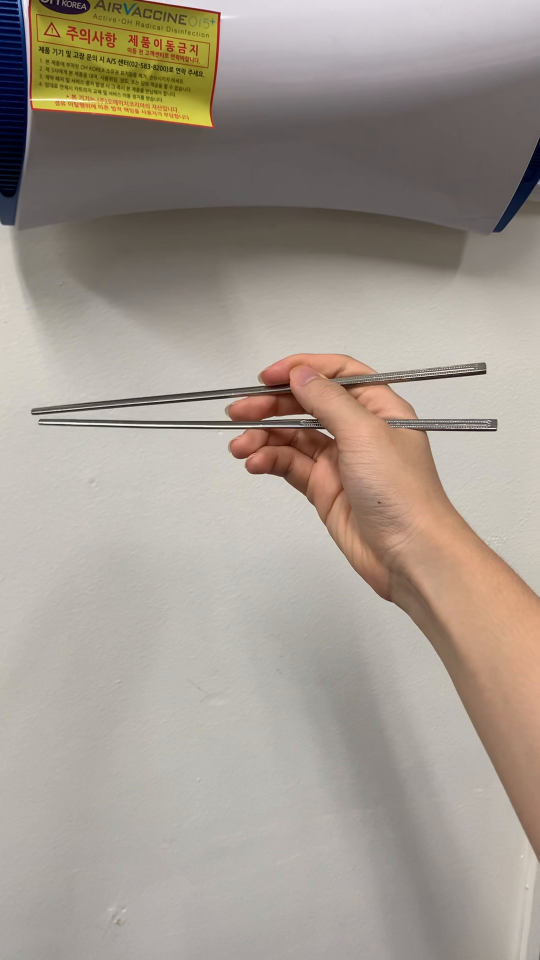
#> input picture frame 25 of src/iron03.mp4, 1080 x 1920 px, given in place of wood05.mp4, which was not available (shown at 1/2 size)
$ python chopstick_detection.py
#> lines starting #> are read from the running program, lines starting #| are printed output that depends on the picture; after the words box and inside, x2 and y2 are one past the last pixel; in counts of white or black regions, pixels touching at a corner belong together; pictures that were not available may be replaced by others from this repository, and a replacement may not be noted
import cv2 as cv
import numpy as np

cap = cv.VideoCapture("C:/Users/sinji/Desktop/firstick/src/wood05.mp4")
cnt = 1

# 젓가락 전체 길이와 젓가락 쥔 앞 부분 길이 확인해서 1/5 지점 이면 True를 출력하는 코드 >> 값 수정 + 1/5 지점에 점 찍는 것까지
while True :

    ret, frame = cap.read()
#> frame is the input picture: shape (1920, 1080, 3); mean B, G, R 143.3, 153.4, 163
    resize = cv.resize(frame, (0,0), fx = 0.5, fy = 0.5, interpolation = cv.INTER_AREA)
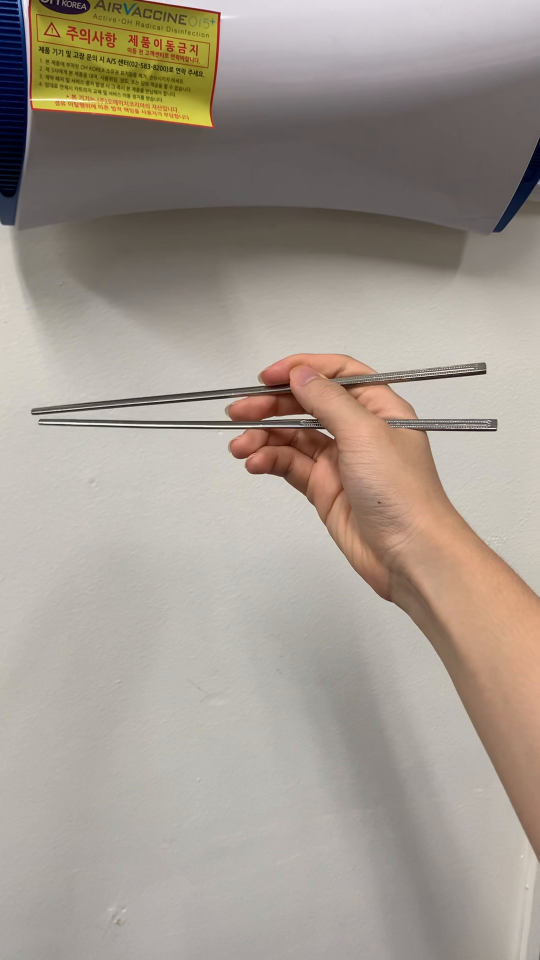
#> resize: shape (960, 540, 3); mean B, G, R 143.4, 153.6, 163.1

    dst = resize.copy()
    gray = cv.cvtColor(resize, cv.COLOR_BGR2GRAY)
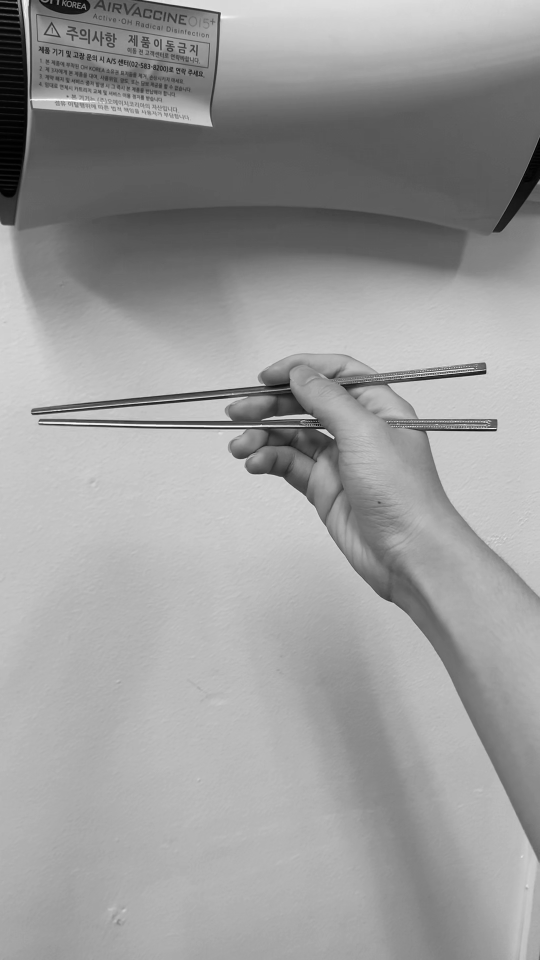
#> gray: shape (960, 540); min 0, max 255, mean 155.4
    blur = cv.GaussianBlur(gray, (3, 3), 0)
    blur_ = cv.GaussianBlur(gray, (3, 3), 0)
    canny = cv.Canny(blur, 800, 2000, apertureSize = 5, L2gradient = True)
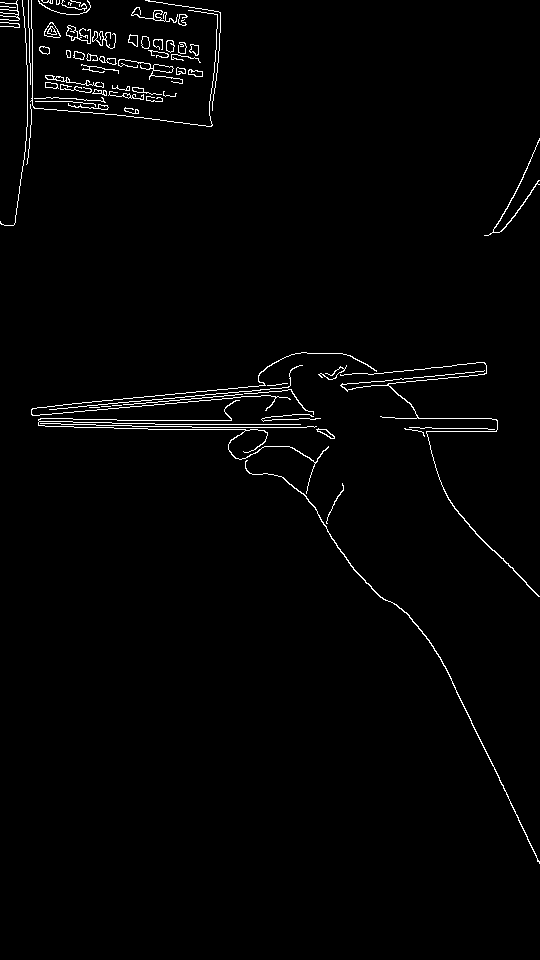
#> canny: shape (960, 540); 1.6% white in thin lines or dots
    canny_ = cv.Canny(blur_, 300, 1700, apertureSize = 5, L2gradient = True)
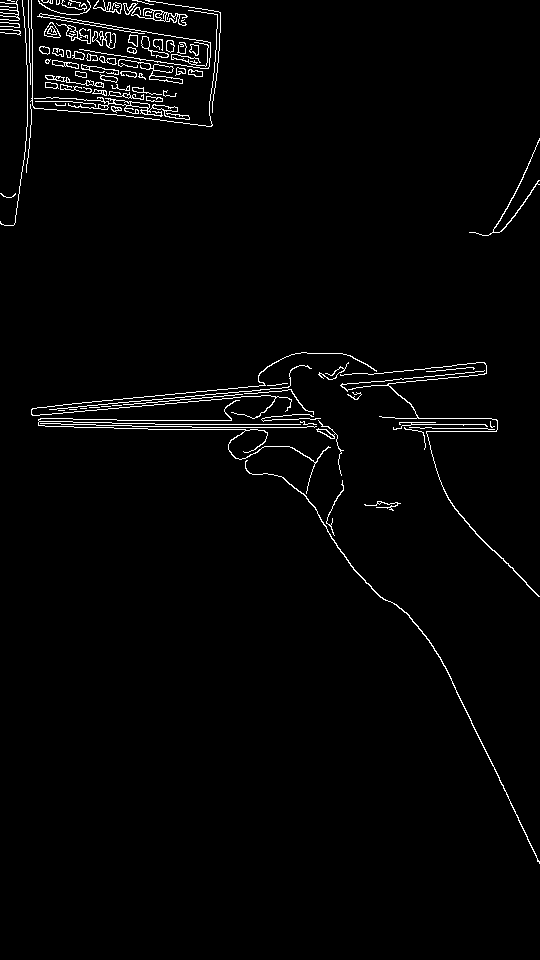
#> canny_: shape (960, 540); 2% white in thin lines or dots

    # 젓가락 전체
    line = cv.HoughLinesP(canny, 0.2, np.pi / 180 , 50, minLineLength = 400, maxLineGap = 150)
#> line = [[74, 427, 497, 427]]

    # 젓가락 일부
    lines = cv.HoughLinesP(canny_, 0.2, np.pi / 180, 50, minLineLength = 150, maxLineGap = 40)
#> lines = 20 rows, first 6: [155, 424, 322, 424], [117, 420, 271, 420], [133, 397, 296, 397], [3, 13, 220, 13], [5, 3, 167, 3], [144, 396, 295, 396]

    whole = 0
    part = 0

    a11, a12, a21, a22, b11, b12, b21, b22 = 0, 0, 0, 0, 0, 0, 0, 0

    # 젓가락 전체 출력 / 빨간색
    if line is not None :
        for i in line :
            (a11, b11, a12, b12) = i[0]
            if abs(b11 - b12) < 70 :
                cv.line(resize, (a11, b11), (a12, b12), (0, 0, 255), 2)
                whole = a12 - a11
#> this loop made 1 pass
#> (a11, b11, a12, b12, whole) on pass 1: (74, 427, 497, 427, 423)
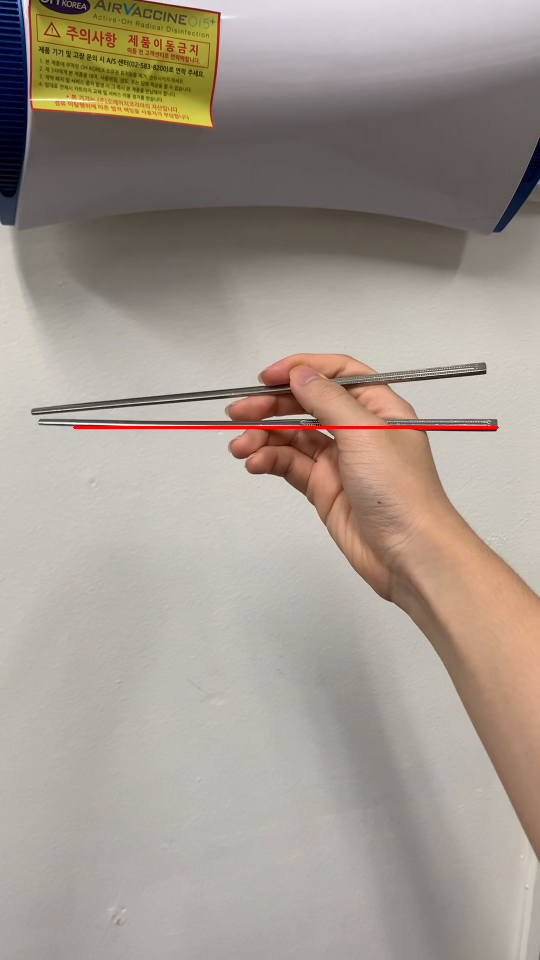
#> resize: shape (960, 540, 3); 0.25% of pixels changed, all inside (x1, y1, x2, y2) = (73, 426, 499, 429)

    # 젓가락 일부(손가락 부분 제거하고) 출력 / 노란색
    if lines is not None :
        for i in lines :
            (a21, b21, a22, b22) = i[0]
            if abs((b22 - b21)/(a22 - a21)) < 5 :
                # cv.line(resize, (a21, b21), (a22, b22), (0, 255, 255), 2)
                part = a22 - a21
#> this loop made 20 passes
#> (a21, b21, a22, b22, part) on passes 1 to 12: (155, 424, 322, 424, 167), (117, 420, 271, 420, 154), (133, 397, 296, 397, 163), (3, 13, 220, 13, 217), (5, 3, 167, 3, 162), (144, 396, 295, 396, 151), (26, 60, 218, 60, 192), (30, 65, 217, 65, 187), (5, 33, 157, 33, 152), (30, 76, 216, 76, 186), (30, 107, 212, 107, 182), (26, 62, 218, 62, 192)

    # 점 찍기
    if lines is not None :
        if whole * 0.55 < part < whole * 0.7 :
            print("True", cnt)
            cnt += 1
            cv.line(resize, (a22, b22), (a22, b22), (255, 0, 0), 15)

    cv.imshow("resize", resize)
    cv.imshow("canny", canny)
    # cv.imshow("dst", dst)

    key = cv.waitKey(5)
#> (key Esc is pressed here)
    if key == 27 :
        break

$ run again, starting later in the video
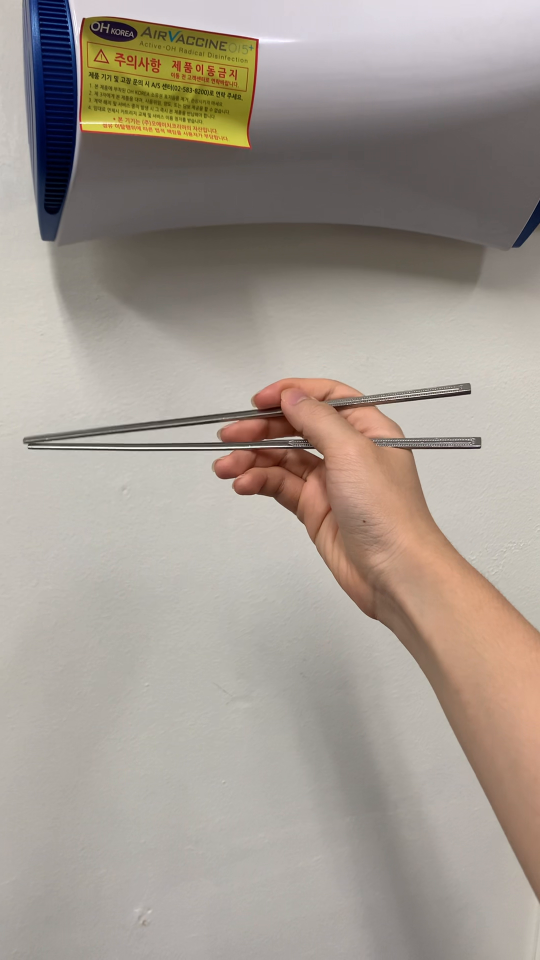
#> input picture frame 116 of src/iron03.mp4, 1080 x 1920 px, given in place of wood05.mp4, which was not available (shown at 1/2 size)
#> frame is the input picture: shape (1920, 1080, 3); mean B, G, R 144.8, 154, 163.4
#> `canny = cv.Canny(blur, 800, 2000, apertureSize = 5, L2gradient = True)`:
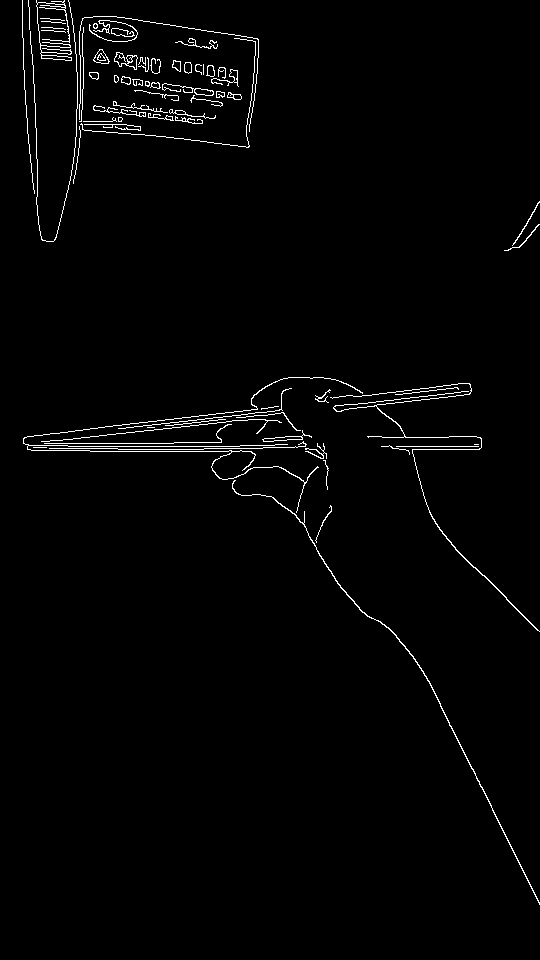
#> canny: shape (960, 540); 1.7% white in thin lines or dots
#> canny_: shape (960, 540); 2.1% white in thin lines or dots
#> line = [[27, 446, 481, 446], [27, 449, 479, 449], [27, 448, 480, 448], [24, 437, 480, 437], [29, 436, 467, 383], [27, 436, 476, 436]]
#> lines = 23 rows, first 6: [27, 446, 239, 446], [90, 451, 251, 451], [23, 443, 173, 443], [27, 124, 181, 124], [37, 435, 468, 383], [77, 84, 255, 84]
#> the loop `for i in line :` made 6 passes
#> (a11, b11, a12, b12, whole) on passes 1 to 6: (27, 446, 481, 446, 454), (27, 449, 479, 449, 452), (27, 448, 480, 448, 453), (24, 437, 480, 437, 456), (29, 436, 467, 383, 438), (27, 436, 476, 436, 449)
#> after the loop `for i in line :`:
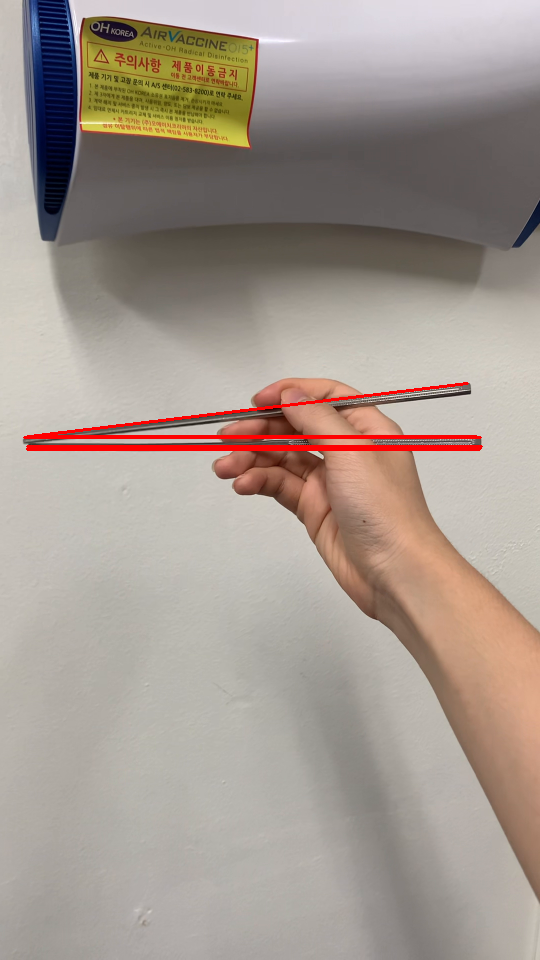
#> resize: shape (960, 540, 3); mean B, G, R 143.5, 152.6, 164.7
#> the loop `for i in lines :` made 23 passes
#> (a21, b21, a22, b22, part) on passes 1 to 8: (27, 446, 239, 446, 212), (90, 451, 251, 451, 161), (23, 443, 173, 443, 150), (27, 124, 181, 124, 154), (37, 435, 468, 383, 431), (77, 84, 255, 84, 178), (22, 31, 213, 31, 191), (77, 89, 255, 89, 178)

$ run again, starting later in the video
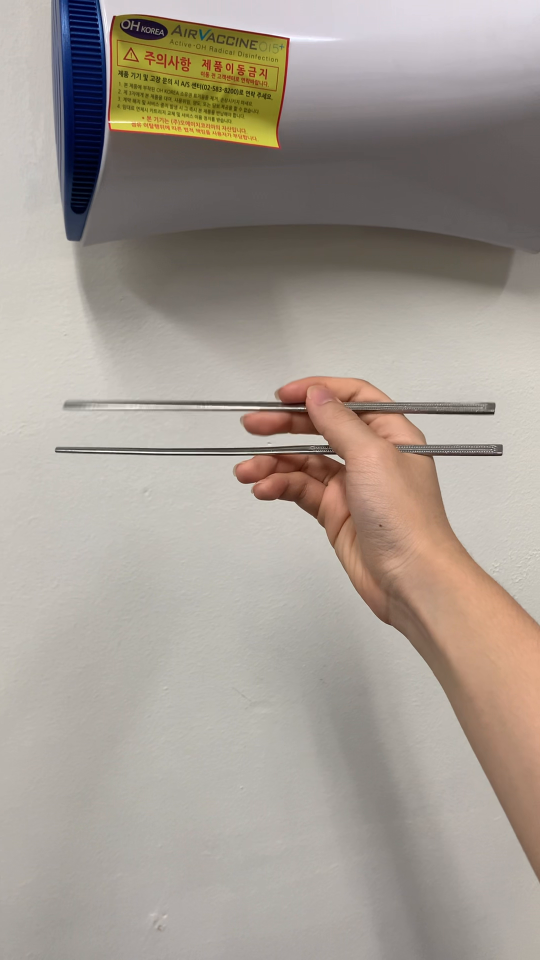
#> input picture frame 207 of src/iron03.mp4, 1080 x 1920 px, given in place of wood05.mp4, which was not available (shown at 1/2 size)
#> frame is the input picture: shape (1920, 1080, 3); mean B, G, R 146.4, 155.5, 164.5
#> `canny = cv.Canny(blur, 800, 2000, apertureSize = 5, L2gradient = True)`:
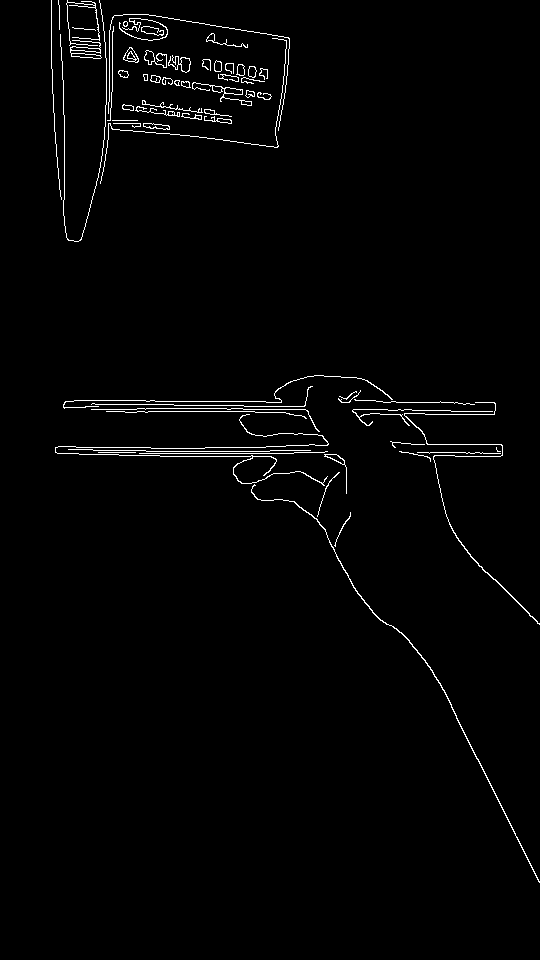
#> canny: shape (960, 540); 1.6% white in thin lines or dots, all inside (x1, y1, x2, y2) = (51, 0, 540, 883)
#> line = [[57, 453, 502, 453], [91, 409, 495, 409], [55, 447, 502, 447], [55, 451, 502, 451]]
#> lines = 15 rows, first 6: [139, 453, 293, 453], [73, 411, 254, 411], [146, 401, 395, 401], [266, 402, 494, 402], [60, 39, 289, 39], [60, 33, 213, 33]
#> the loop `for i in line :` made 4 passes
#> (a11, b11, a12, b12, whole) on passes 1 to 4: (57, 453, 502, 453, 445), (91, 409, 495, 409, 404), (55, 447, 502, 447, 447), (55, 451, 502, 451, 447)
#> after the loop `for i in line :`:
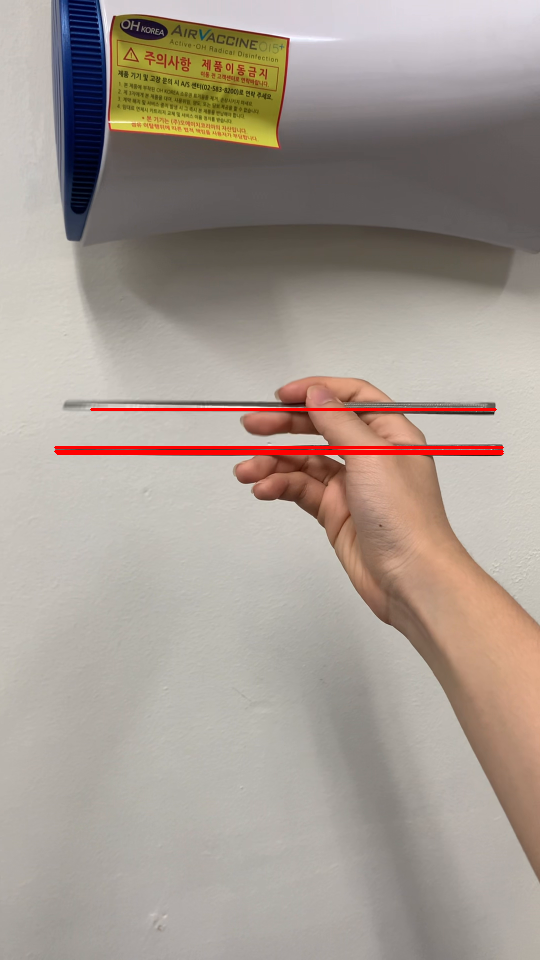
#> resize: shape (960, 540, 3); mean B, G, R 145.4, 154.5, 165.7
#> the loop `for i in lines :` made 15 passes
#> (a21, b21, a22, b22, part) on passes 1 to 8: (139, 453, 293, 453, 154), (73, 411, 254, 411, 181), (146, 401, 395, 401, 249), (266, 402, 494, 402, 228), (60, 39, 289, 39, 229), (60, 33, 213, 33, 153), (59, 29, 240, 29, 181), (59, 31, 253, 31, 194)
